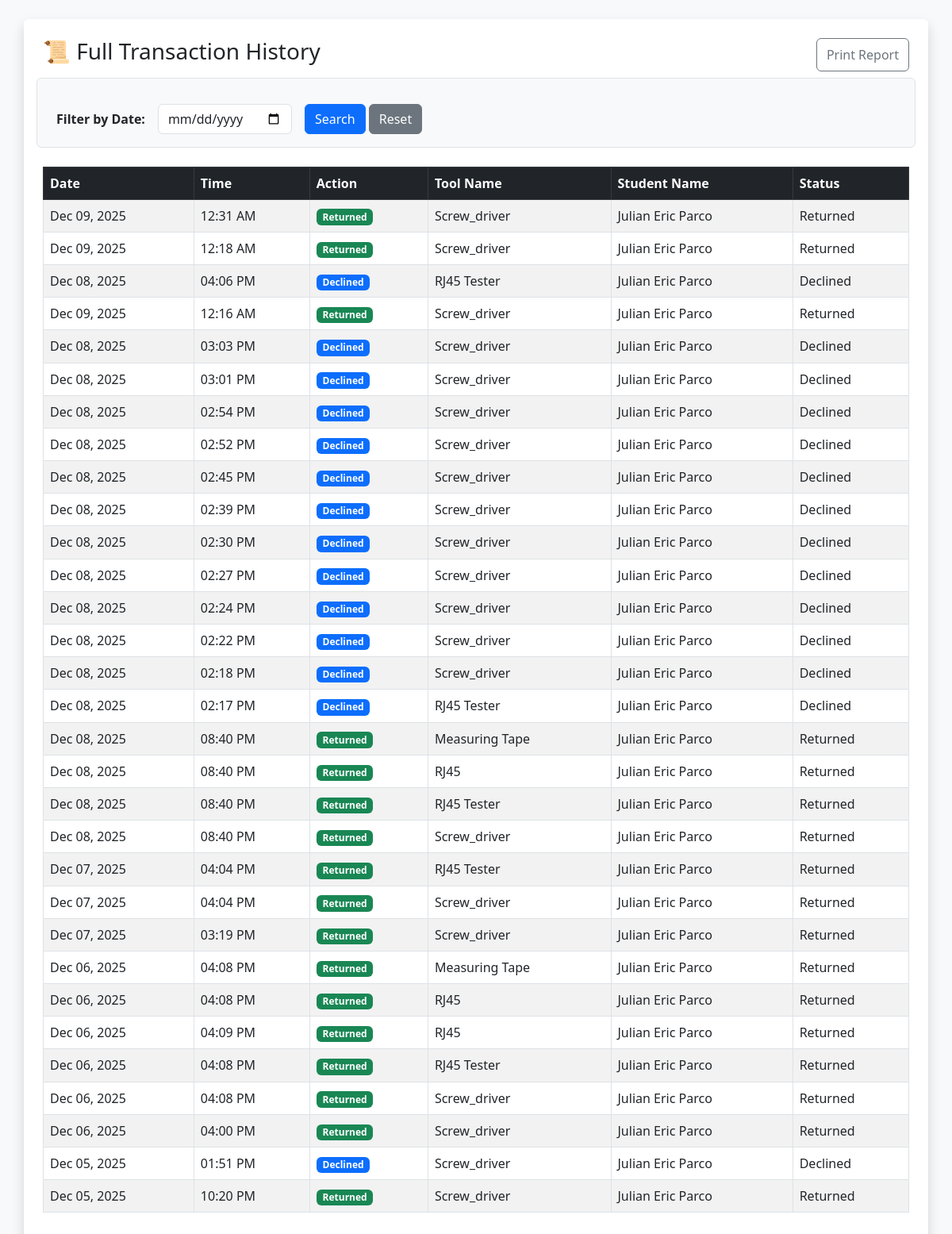
The page /admin_history.php (signed in) on the database as committed earlier.
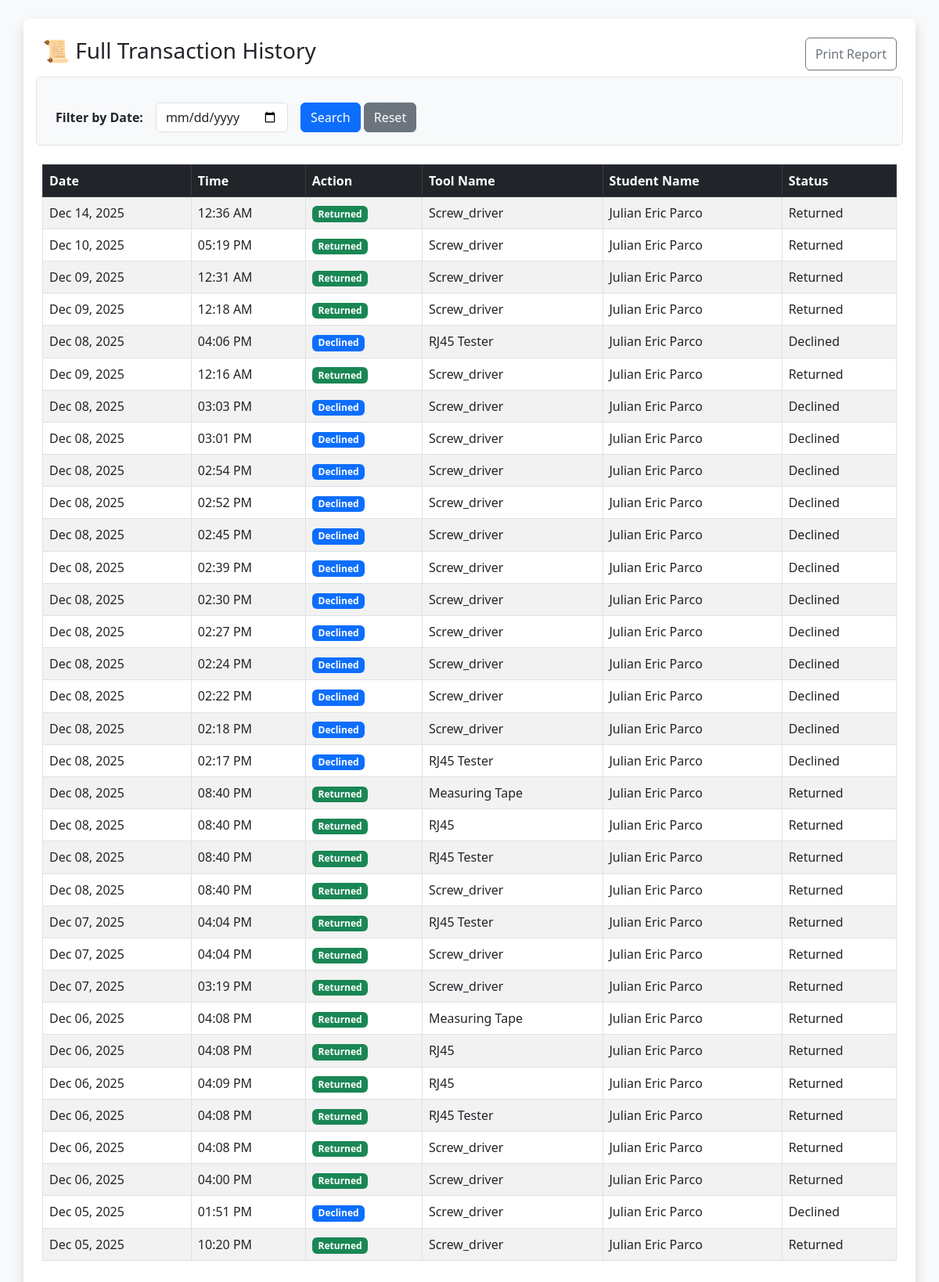
The same page on the database as committed later.
### tables this page shows
CREATE TABLE `transactions` (
  `transaction_id` int(11) NOT NULL,
  `user_id` int(11) NOT NULL,
  `tool_id` int(11) NOT NULL,
  `borrow_date` date NOT NULL,
  `return_date` date NOT NULL,
  `actual_return_date` datetime DEFAULT NULL,
  `status` enum('Pending','Approved','Borrowed','Returned','Declined') DEFAULT 'Pending',
  `date_requested` timestamp NOT NULL DEFAULT current_timestamp()
);

CREATE TABLE `tools` (
  `tool_id` int(11) NOT NULL,
  `barcode` varchar(50) NOT NULL,
  `tool_name` varchar(100) NOT NULL,
  `category` varchar(50) NOT NULL,
  `status` enum('Available','Borrowed','Maintenance','Lost') DEFAULT 'Available',
  `created_at` timestamp NOT NULL DEFAULT current_timestamp()
);

CREATE TABLE `users` (
  `user_id` int(11) NOT NULL,
  `id_number` varchar(20) NOT NULL,
  `full_name` varchar(100) NOT NULL,
  `email` varchar(150) NOT NULL,
  `password` varchar(255) NOT NULL,
  `role` enum('student','admin') DEFAULT 'student',
  `account_status` enum('active','restricted') DEFAULT 'active',
  `penalty_points` int(11) DEFAULT 0,
  `created_at` timestamp NOT NULL DEFAULT current_timestamp(),
  `ban_end_date` datetime DEFAULT NULL,
  `ban_reason` text DEFAULT NULL
);

### admin_history.php (the view, shortened to what this page needs)
<?php
include "db_conn.php";
$filter_date = isset($_GET['date']) ? $_GET['date'] : '';
?>
<!DOCTYPE html>
<html>
<head>
    <link href="https://cdn.jsdelivr.net/npm/bootstrap@5.3.0/dist/css/bootstrap.min.css" rel="stylesheet">
</head>
<body class="bg-light p-4">
    <div class="container bg-white p-4 shadow rounded">
        <div class="d-flex justify-content-between mb-4">
            <h3>📜 Full Transaction History</h3>
            <button onclick="window.print()" class="btn btn-outline-secondary">Print Report</button>
        </div>
        <form method="GET" class="row g-3 mb-4 border p-3 rounded bg-light">
            <div class="col-auto">
                <label class="col-form-label fw-bold">Filter by Date:</label>
            </div>
            <div class="col-auto">
                <input type="date" name="date" class="form-control" value="<?php echo $filter_date; ?>">
            </div>
            <div class="col-auto">
                <button type="submit" class="btn btn-primary">Search</button>
                <a href="admin_history.php" class="btn btn-secondary">Reset</a>
            </div>
        </form>
        <table class="table table-bordered table-striped">
            <thead class="table-dark">
                <tr>
                    <th>Date</th>
                    <th>Time</th>
                    <th>Action</th>
                    <th>Tool Name</th>
                    <th>Student Name</th>
                    <th>Status</th>
                </tr>
            </thead>
            <tbody>
                <?php
                $sql = "SELECT tr.status, t.tool_name, u.full_name, tr.actual_return_date, tr.date_requested
                        FROM transactions tr
                        JOIN users u ON tr.user_id = u.user_id
                        JOIN tools t ON tr.tool_id = t.tool_id";
                $sql .= " ORDER BY tr.transaction_id DESC";
                $result = mysqli_query($conn, $sql);
                if (mysqli_num_rows($result) > 0) {
                    while ($row = mysqli_fetch_assoc($result)) {
                        $raw_date = ($row['status'] == 'Returned') ? $row['actual_return_date'] : $row['date_requested'];
                        $display_date = date('M d, Y', strtotime($raw_date));
                        $display_time = date('h:i A', strtotime($raw_date));
                        $badge = ($row['status'] == 'Returned') ? 'success' : 'primary';
                ?>
                    <tr>
                        <td><?php echo $display_date; ?></td>
                        <td><?php echo $display_time; ?></td>
                        <td><span class="badge bg-<?php echo $badge; ?>"><?php echo $row['status']; ?></span></td>
                        <td><?php echo $row['tool_name']; ?></td>
                        <td><?php echo $row['full_name']; ?></td>
                        <td><?php echo $row['status']; ?></td>
                    </tr>
                <?php
                    }
                } else {
                    echo "<tr><td colspan='6' class='text-center'>No records found for this date.</td></tr>";
                }
                ?>
            </tbody>
        </table>
    </div>
</body>
</html>

Rows that differ between the two databases and show on the page:
added transactions: display_date "Dec 14, 2025", display_time "12:36 AM", status "Returned", tool.tool_name "Screw_driver", user.full_name "Julian Eric Parco"
added transactions: display_date "Dec 10, 2025", display_time "05:19 PM", status "Returned", tool.tool_name "Screw_driver", user.full_name "Julian Eric Parco"
